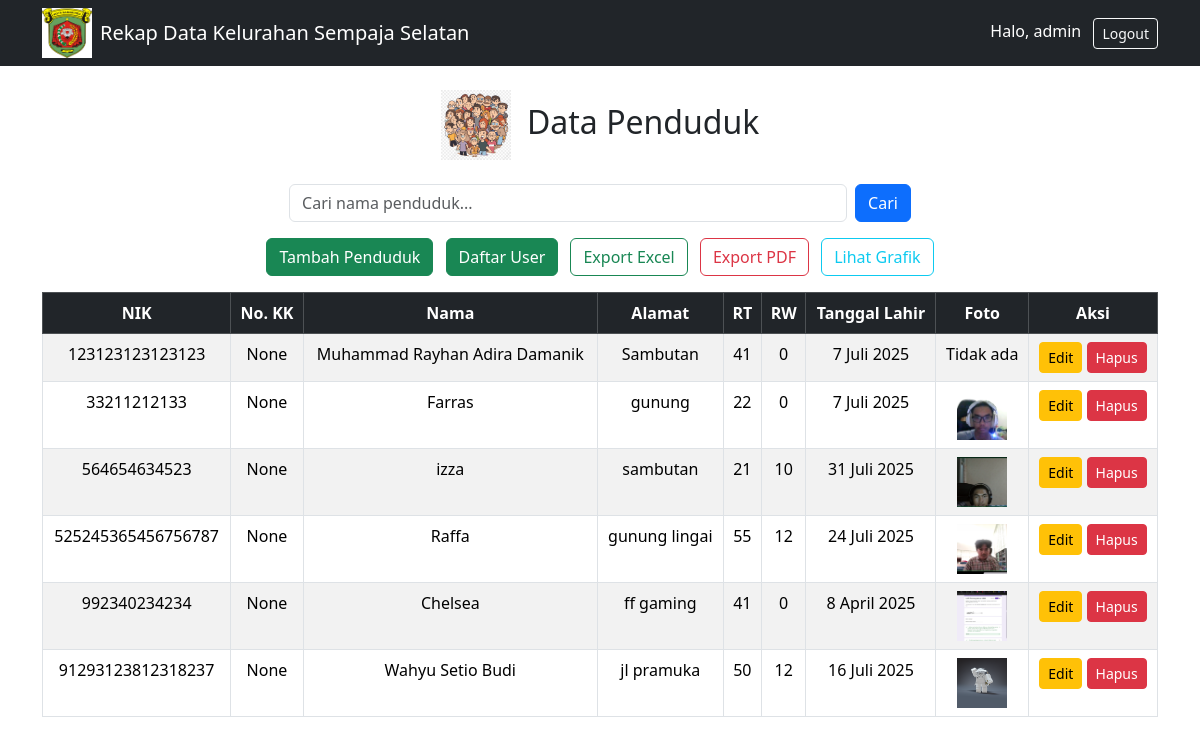
Before: / (signed in) with the older database file.
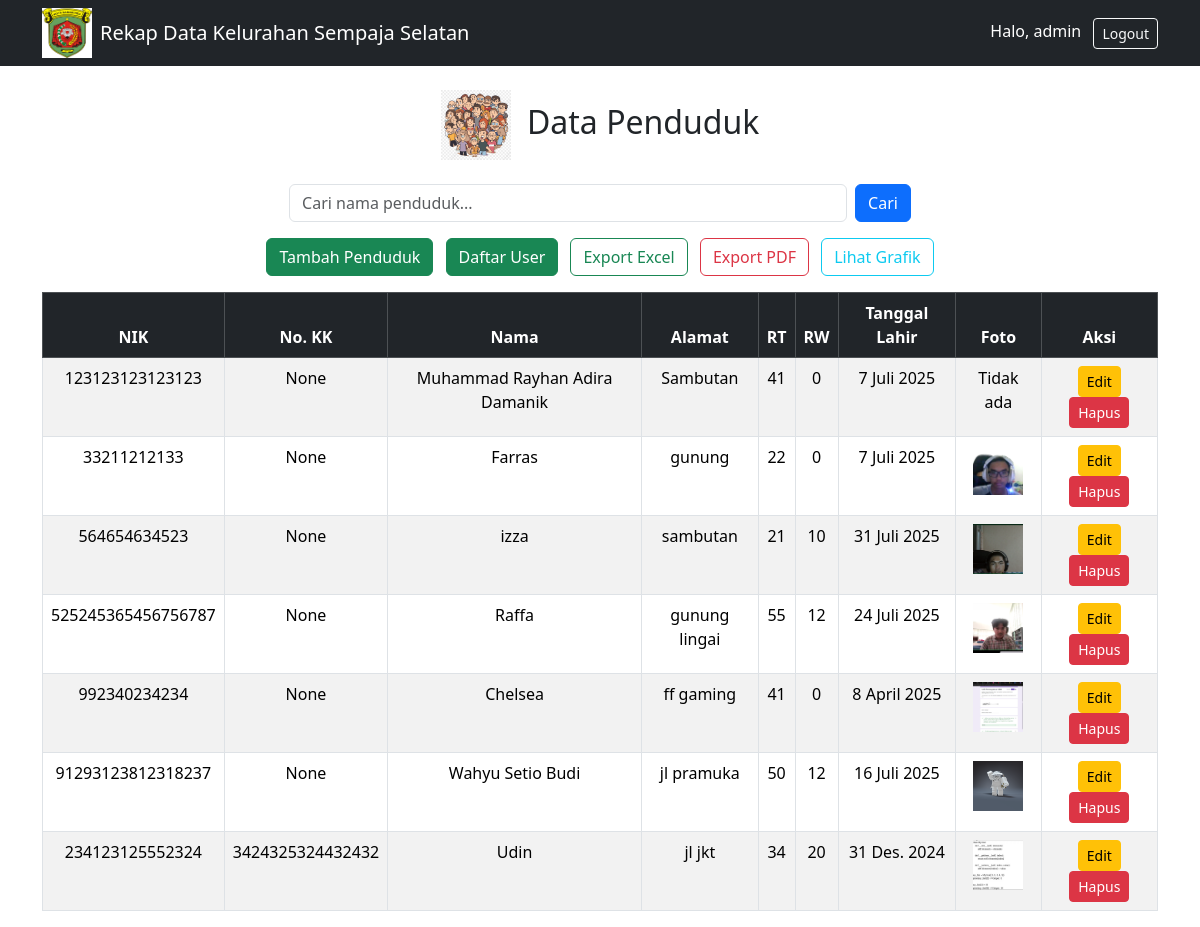
After: the same page with the newer database file.
### rekap/models.py (models this page shows, shortened)
class DataPenduduk(models.Model):
    nik = models.CharField(max_length=16, unique=True)
    no_kk = models.CharField(max_length=20, blank=True, null=True)
    nama = models.CharField(max_length=100)
    alamat = models.TextField()
    rt = models.CharField(max_length=3)
    rw = models.CharField(max_length=3)
    tanggal_lahir = models.DateField()
    foto = models.ImageField(upload_to='foto_penduduk/', blank=True, null=True)

### rekap/views.py (the view)
# urls.py: path('', views.list_penduduk, name='list_penduduk'),
@login_required
def list_penduduk(request):
    query = request.GET.get('q')
    penduduk = DataPenduduk.objects.filter(nama__icontains=query) if query else DataPenduduk.objects.all()
    return render(request, 'rekap/list_penduduk.html', {'penduduk': penduduk})

### rekap/templates/rekap/list_penduduk.html
{% extends 'rekap/home.html' %}
{% load static %}
{% block content %}
<h2 class="text-center mb-4">
    <img src="{% static 'rekap/penduduk.png' %}" alt="Data Penduduk" width="70" class="me-2">
    Data Penduduk
</h2>
<form method="get" class="d-flex justify-content-center mb-3">
    <input type="text" name="q" class="form-control w-50 me-2" placeholder="Cari nama penduduk..." value="{{ request.GET.q }}">
    <button type="submit" class="btn btn-primary">Cari</button>
</form>
<div class="text-center mb-3">
    <a href="{% url 'tambah_penduduk' %}" class="btn btn-success me-2">Tambah Penduduk</a>
    {% if user.is_staff %}
    <a href="{% url 'daftar_user' %}" class="btn btn-success me-2">Daftar User</a>
    <a href="{% url 'export_excel' %}" class="btn btn-outline-success me-2">Export Excel</a>
    <a href="{% url 'export_pdf' %}" class="btn btn-outline-danger me-2">Export PDF</a>
    <a href="{% url 'grafik_penduduk' %}" class="btn btn-outline-info">Lihat Grafik</a>
    {% endif %}
</div>
<table class="table table-striped table-bordered">
    <thead class="table-dark">
        <tr class="text-center">
            <th>NIK</th>
            <th>No. KK</th>
            <th>Nama</th>
            <th>Alamat</th>
            <th>RT</th>
            <th>RW</th>
            <th>Tanggal Lahir</th>
            <th>Foto</th>
            {% if user.is_staff %}
            <th>Aksi</th>
            {% endif %}
        </tr>
    </thead>
    <tbody>
        {% for p in penduduk %}
        <tr class="text-center">
            <td>{{ p.nik }}</td>
            <td>{{ p.no_kk }}</td>
            <td>{{ p.nama }}</td>
            <td>{{ p.alamat }}</td>
            <td>{{ p.rt }}</td>
            <td>{{ p.rw }}</td>
            <td>{{ p.tanggal_lahir }}</td>
            <td>
                {% if p.foto %}
                    <img src="{{ p.foto.url }}" alt="Foto {{ p.nama }}" width="50" height="50" style="object-fit:cover;">
                {% else %}
                    Tidak ada
                {% endif %}
            </td>
            {% if user.is_staff %}
            <td>
                <a href="{% url 'edit_penduduk' p.id %}" class="btn btn-warning btn-sm">Edit</a>
                <a href="{% url 'hapus_penduduk' p.id %}" class="btn btn-danger btn-sm" onclick="return confirm('Yakin ingin menghapus data ini?')">Hapus</a>
            </td>
            {% endif %}
        </tr>
        {% endfor %}
    </tbody>
</table>
{% endblock %}

Changed rows visible on the page:
added DataPenduduk: nik "234123125552324", no_kk "3424325324432432", nama "Udin", alamat "jl jkt", rt "34", rw "20", tanggal_lahir "31 Des. 2024", foto (picture)
